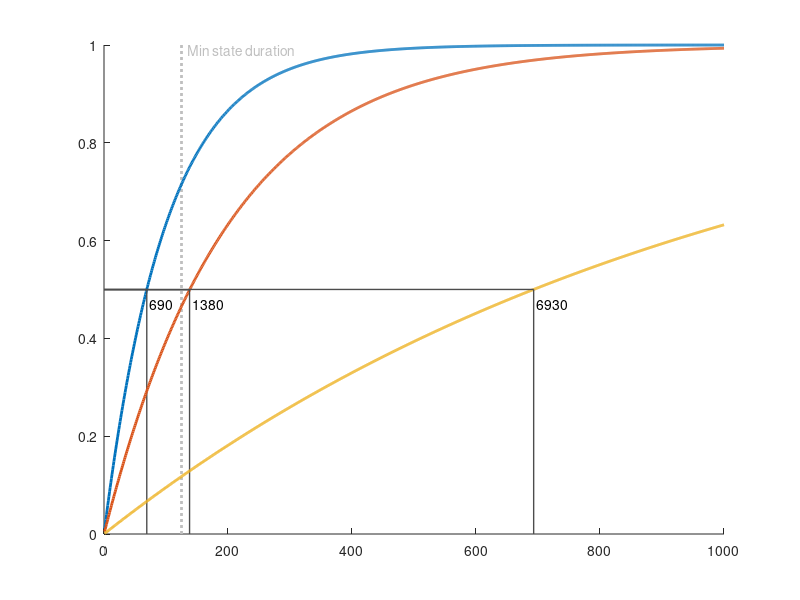

Recreate this plot in MATLAB. (Note: this script raises an error after producing the figure.)
close all

f               = figure; hold on
p_targ          = [.01 .005 .001];
n_smpl          = 1000;
pow             = 1:n_smpl;
cl              = [.3 .3 .3];
p_interest      = .5;

sl              = line([125 125],[0 1], 'Color',[.75 .75 .75], 'LineStyle', ':', 'LineWidth',2);
st              = text(135,.99,'Min state duration', 'Color',[.75 .75 .75]);

for i = 1:size(p_targ,2)
        
    p_NO_target   	= ((1-p_targ(i)) .^ (pow-1));
    p_target      	= p_NO_target * p_targ(i); % P(X=k)= (1-p)^(k-1) * p
    sum_p_target   	= cumsum(p_target);
    [val, idx]   	= min(abs(sum_p_target-p_interest));
    
    p(i)            = plot(sum_p_target, 'LineWidth',2);
    lv              = line([idx idx],[0 sum_p_target(idx)],'Color', cl, 'LineWidth',1);
    lh              = line([0 idx],[sum_p_target(idx) sum_p_target(idx)],'Color',cl, 'LineWidth',1);
    t               = text(idx+5,p_interest-.03,num2str(idx*10));
end

ax                  = gca;
ax.FontSize         = 20;
ax.XTickLabel       = cellfun(@str2num, ax.XTickLabel) / 100;
ax.YLabel.String    = 'Target Probability';
ax.XLabel.String    = 'Time [s]';
ax.Title.String     = 'Probability of Target Appearance';
p_targ              = p_targ * 100;
lg                  = legend([p(1) p(2) p(3)],...
    {[num2str(p_targ(1)) '%'] ...
    [num2str(p_targ(2)) '%'] ...
    [num2str(p_targ(3)) '%']},...
    'Location','southeast');
lg.Title.String     = {'Sample-wise'; 'target probability'};
lg.FontSize         = 12;